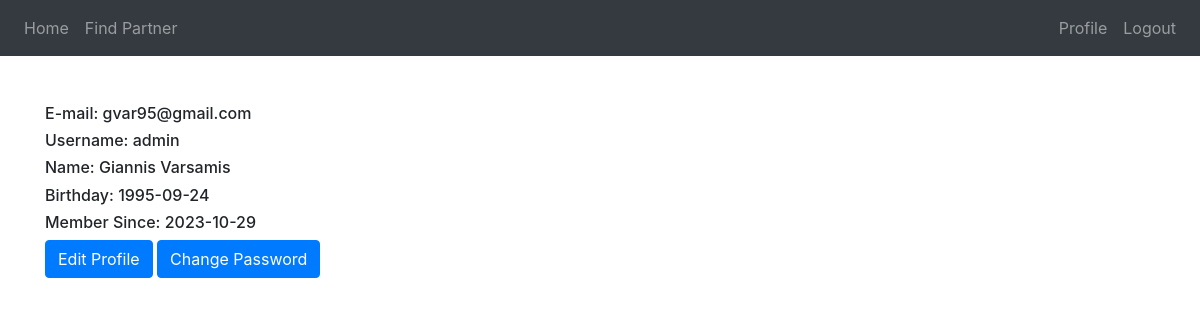
Screenshot of /profile (signed in) with the database file from the repository.
### tables this page shows
CREATE TABLE users(
    id INTEGER PRIMARY KEY AUTOINCREMENT NOT NULL,
    email TEXT UNIQUE NOT NULL,
    username TEXT UNIQUE NOT NULL,
    password_hash TEXT NOT NULL,
    first_name TEXT,
    last_name TEXT,
    birth_date DATE,
    registration_date DATETIME NOT NULL
);

### app.py (the view)
@app.route("/profile")
def profile():
    cursor.execute("SELECT email, username, first_name, last_name, birth_date, registration_date FROM users WHERE id = ?", [session['user_id']])
    rows = cursor.fetchall()
    return render_template("profile.html", rows = rows)

### templates/profile.html
{% extends "layout.html" %}
{% block main %}
    <h6>E-mail: {{rows[0][0]}}</h6>
    <h6>Username: {{rows[0][1]}}</h6>
    <h6>Name: {{rows[0][2]}} {{rows[0][3]}}</h6>
    <h6>Birthday: {{rows[0][4]}}</h6>
    <h6>Member Since: {{rows[0][5]}}</h6>
    <button type="button" class="btn btn-primary"><a class="white-link" href="/edit_profile">Edit Profile</a></button>
    <button type="button" class="btn btn-primary"><a class="white-link" href="/password_change">Change Password</a></button>
{% endblock %}

### static/styles.css (style rules this page uses)
.white-link { color: white; }

### rows the page displays
users: email "gvar95@gmail.com", username "admin", first_name "Giannis", last_name "Varsamis", birth_date "1995-09-24", registration_date "2023-10-29"
